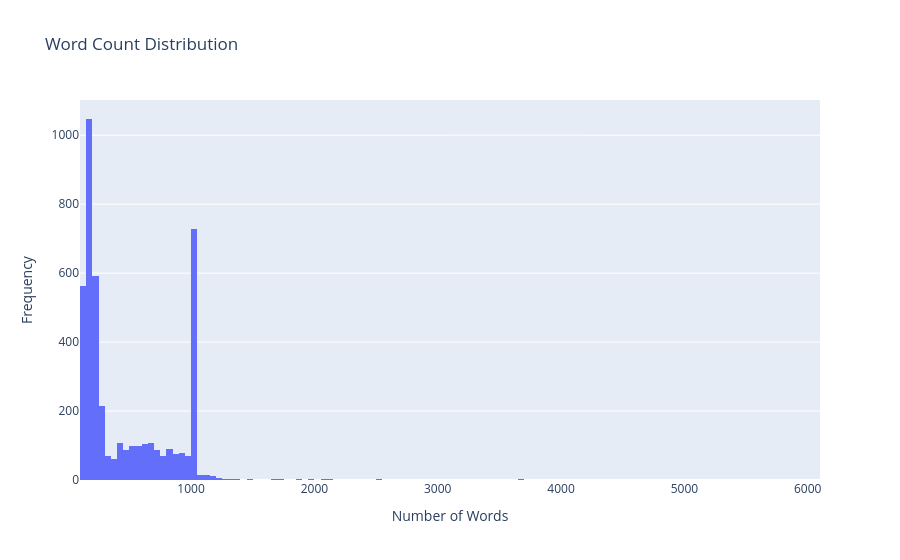

The cell this chart's notebook holds for it:
### Code cell
fig = px.histogram(df, x='word_counts', title='Word Count Distribution', labels={'word_counts': 'Number of Words'})
fig.update_layout(xaxis_title='Number of Words', yaxis_title='Frequency')
fig.show()

### Figure 1 — Plotly figure (JSON) as saved in the notebook; plotly's stock layout.template omitted (floating-point values rounded to 4 significant figures; data arrays with more than 128 entries replaced by an {"elided": "..."} marker saying what was removed)
{"data": [{"alignmentgroup": "True", "bingroup": "x", "hovertemplate": "Number of Words=%{x}<br>count=%{y}<extra></extra>", "legendgroup": "", "marker": {"color": "#636efa"}, "name": "", "offsetgroup": "", "orientation": "v", "showlegend": false, "type": "histogram", "x": {"elided": "4452 int values"}, "xaxis": "x", "yaxis": "y"}], "layout": {"barmode": "relative", "legend": {"tracegroupgap": 0}, "title": {"text": "Word Count Distribution"}, "xaxis": {"anchor": "y", "domain": [0, 1], "title": {"text": "Number of Words"}}, "yaxis": {"anchor": "x", "domain": [0, 1], "title": {"text": "Frequency"}}}}
